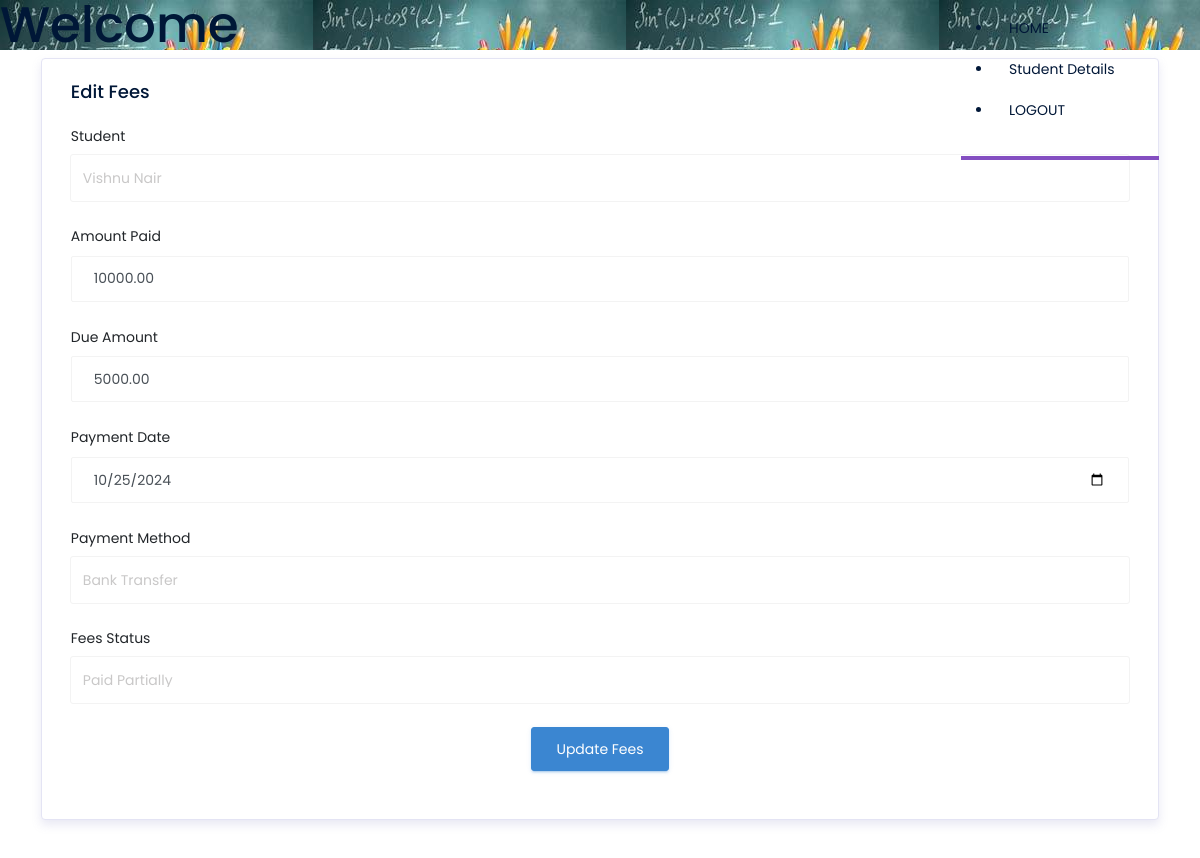
Page /OfficeStaff/edit-fee/3/ on the committed database.
### Backend/models.py (models this page shows, shortened)
class FeesDb(models.Model):
    PAYMENT_METHOD_CHOICES = [
        ('Cash', 'Cash'),
        ('Credit', 'Credit'),
        ('Bank Transfer', 'Bank Transfer'),
        ('Online Payment', 'Online Payment'),
    ]
    FEES_STATUS_CHOICES = [
        ('Paid', 'Paid'),
        ('Unpaid', 'Unpaid'),
        ('Paid Partially', 'Paid Partially'),
    ]
    student = models.ForeignKey(StudentDb, on_delete=models.CASCADE)
    amount_paid = models.DecimalField(max_digits=10, decimal_places=2)
    due_amount = models.DecimalField(max_digits=10, decimal_places=2)
    payment_date = models.DateField()
    payment_method = models.CharField(max_length=20, choices=PAYMENT_METHOD_CHOICES)
    fees_status = models.CharField(max_length=20, choices=FEES_STATUS_CHOICES)

class StudentDb(models.Model):
    UserNaMe = models.CharField(max_length=100, null=True, blank=True)
    First_Name = models.CharField(max_length=100)
    Last_Name = models.CharField(max_length=100)
    Class_Name = models.CharField(max_length=50)
    Email = models.CharField(max_length=100)
    DOB = models.DateField(null=True, blank=True)

### OfficeStaff/views.py (the view)
# urls.py: path('edit-fee/<int:pk>/', views.FeesUpdateView.as_view(), name='editfee'),
class FeesUpdateView(SuccessMessageMixin, UpdateView):
    model = FeesDb
    template_name = 'Feesedit.html'
    fields = ['student', 'amount_paid', 'due_amount', 'payment_date', 'payment_method', 'fees_status']
    success_url = reverse_lazy('managefees')
    success_message = "Fees updated successfully!"
    def get_context_data(self, **kwargs):
        context = super().get_context_data(**kwargs)
        context['students'] = StudentDb.objects.all()
        return context

### OfficeStaff/templates/Feesedit.html (shortened to what this page needs)
{% extends 'Officestaff.html' %}
{% block content %}
<body>
<div class="col-12 grid-margin stretch-card">
  <div class="card">
    <div class="card-body">
      <h4 class="card-title">Edit Fees</h4>
      <form class="forms-sample" method="post" action="{% url 'editfee' object.id %}">
        <div class="form-group">
            <label for="student">Student</label>
            <select class="form-control" id="student" name="student" required>
              {% for student in students %}
                <option value="{{ student.id }}" {% if student.id == object.student.id %}selected{% endif %}>
                  {{ student.First_Name }} {{ student.Last_Name }}
                </option>
              {% endfor %}
            </select>
        </div>
        <div class="form-group">
            <label for="amount_paid">Amount Paid</label>
            <input type="number" class="form-control" id="amount_paid" name="amount_paid" value="{{ object.amount_paid }}" step="0.01" required />
        </div>
        <div class="form-group">
            <label for="due_amount">Due Amount</label>
            <input type="number" class="form-control" id="due_amount" name="due_amount" value="{{ object.due_amount }}" step="0.01" required />
        </div>
        <div class="form-group">
            <label for="payment_date">Payment Date</label>
            <input type="date" class="form-control" id="payment_date" name="payment_date" value="{{ object.payment_date|date:'Y-m-d' }}" required />
        </div>
        <div class="form-group">
            <label for="payment_method">Payment Method</label>
            <select class="form-control" id="payment_method" name="payment_method" required>
                <option value="Bank Transfer" {% if object.payment_method == 'Bank Transfer' %}selected{% endif %}>Bank Transfer</option>
            </select>
        </div>
        <div class="form-group">
            <label for="fees_status">Fees Status</label>
            <select class="form-control" id="fees_status" name="fees_status" required>
                <option value="Paid Partially" {% if object.fees_status == 'Paid Partially' %}selected{% endif %}>Paid Partially</option>
            </select>
        </div>
        <div class="form-group text-center">
            <button type="submit" class="btn btn-info">Update Fees</button>
        </div>
      </form>
    </div>
  </div>
</div>
</body>
{% endblock %}

### rows in the picture
FeesDb: student "Vishnu Nair", amount_paid "10000.00", due_amount "5000.00", payment_date "10/25/2024", payment_method "Bank Transfer", fees_status "Paid Partially"
